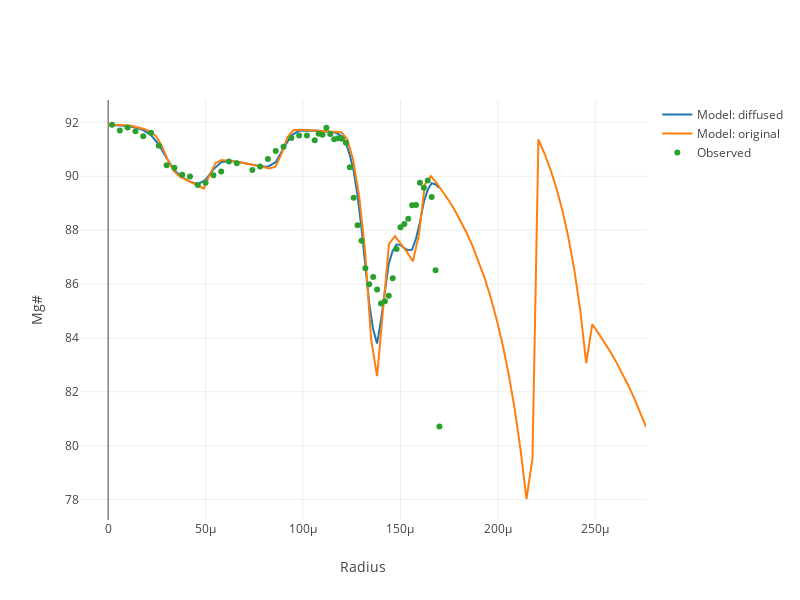

Notebook cell for this chart:
### Code cell
var modeled = model(summarizedParameters,data)
var ndProfiles = magma.diffusionProfiles.orthopyroxene;

var ndFe_Mg = ndProfiles.Fe_Mg.notDiffusedProfile.get()

Plotly([
    {
        x : modeled.x,
        y : modeled.Fe_Mg.map(v=>100/(1+v)),
        name : "Model: diffused"
    },
     {
        x : ndFe_Mg.x,
        y : ndFe_Mg.c.map(v=>100/(1+v)),
        name : "Model: original"
    },
    {
        x : data.x,
        y : data.Fe_Mg.map(v=>100/(1+parseFloat(v))),
        mode : "markers",
        name : "Observed"
    }

],{
    width : 800,
    height : 600,
    xaxis : {
        title : "Radius"
    },
    yaxis : {
        title : "Mg#"
    }
})
